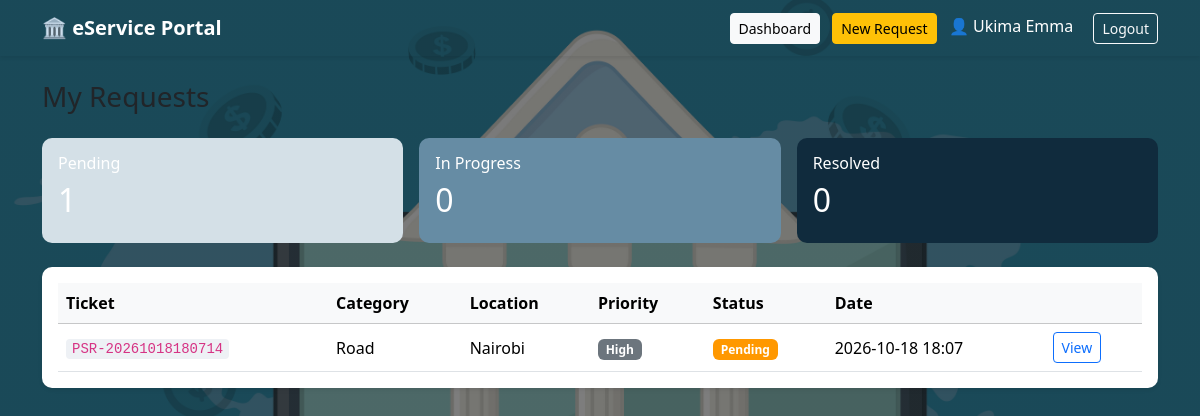
The app's page /dashboard (signed in) with its own data.
### models.py (models this page shows)
class User(UserMixin, db.Model):
    __tablename__ = 'users'
    id = db.Column(db.Integer, primary_key=True)
    name = db.Column(db.String(100), nullable=False)
    email = db.Column(db.String(120), unique=True, nullable=False)
    password = db.Column(db.String(200), nullable=False)
    role = db.Column(db.String(20), default='citizen')  # 'citizen' or 'admin'
    created_at = db.Column(db.DateTime, default=datetime.utcnow)
    requests = db.relationship('ServiceRequest', backref='citizen', lazy=True)

class ServiceRequest(db.Model):
    __tablename__ = 'service_requests'
    id = db.Column(db.Integer, primary_key=True)
    ticket_no = db.Column(db.String(20), unique=True, nullable=False)
    category = db.Column(db.String(50), nullable=False)
    location = db.Column(db.String(200), nullable=False)
    description = db.Column(db.Text, nullable=False)
    image_path = db.Column(db.String(200))
    status = db.Column(db.String(20), default='Pending')  # Pending, In Progress, Resolved
    priority = db.Column(db.String(20), default='Medium')  # Low, Medium, High
    admin_comment = db.Column(db.Text, default='')
    user_id = db.Column(db.Integer, db.ForeignKey('users.id'), nullable=False)
    created_at = db.Column(db.DateTime, default=datetime.utcnow)
    updated_at = db.Column(db.DateTime, default=datetime.utcnow, onupdate=datetime.utcnow)

### app.py (the view)
@app.route('/dashboard')
@login_required
def citizen_dashboard():
    if current_user.role == 'admin':
        return redirect(url_for('admin_dashboard'))
    requests = ServiceRequest.query.filter_by(user_id=current_user.id)\
                                   .order_by(ServiceRequest.created_at.desc()).all()
    counts = {
        'Pending':     sum(1 for r in requests if r.status == 'Pending'),
        'In Progress': sum(1 for r in requests if r.status == 'In Progress'),
        'Resolved':    sum(1 for r in requests if r.status == 'Resolved'),
    }
    return render_template('citizen_dashboard.html', requests=requests, counts=counts)

### app.py (called while the page is built)
@login_manager.user_loader
def load_user(user_id):
    return User.query.get(int(user_id))

### templates/citizen_dashboard.html (shortened to what this page needs)
{% extends "base.html" %}
{% block content %}
<h3 class="mb-4">My Requests</h3>
<div class="row g-3 mb-4">
  <div class="col-md-4"><div class="card card-pending"><div class="card-body">
    <h6>Pending</h6><h2>{{ counts['Pending'] }}</h2></div></div></div>
  <div class="col-md-4"><div class="card card-progress"><div class="card-body">
    <h6>In Progress</h6><h2>{{ counts['In Progress'] }}</h2></div></div></div>
  <div class="col-md-4"><div class="card card-resolved"><div class="card-body">
    <h6>Resolved</h6><h2>{{ counts['Resolved'] }}</h2></div></div></div>
</div>
{% if requests %}
<div class="row">
  <div class="col-12">
    <div class="card shadow-sm p-3 bg-white mb-4">
      <div class="table-responsive">
        <table class="table table-hover align-middle mb-0">
          <thead class="table-light">
            <tr>
              <th>Ticket</th><th>Category</th><th>Location</th><th>Priority</th><th>Status</th><th>Date</th><th></th>
            </tr>
          </thead>
          <tbody>
          {% for r in requests %}
            <tr>
              <td><code>{{ r.ticket_no }}</code></td>
              <td>{{ r.category }}</td>
              <td>{{ r.location }}</td>
              <td><span class="badge bg-secondary">{{ r.priority }}</span></td>
              <td>
                {% if r.status == 'Pending' %}<span class="badge badge-pending">Pending</span>
                {% elif r.status == 'In Progress' %}<span class="badge badge-progress">In Progress</span>
                {% else %}<span class="badge badge-resolved">Resolved</span>{% endif %}
              </td>
              <td>{{ r.created_at.strftime('%Y-%m-%d %H:%M') }}</td>
              <td><a href="{{ url_for('track_request', ticket_no=r.ticket_no) }}" class="btn btn-sm btn-outline-primary">View</a></td>
            </tr>
          {% endfor %}
          </tbody>
        </table>
      </div>
    </div>
  </div>
</div>
{% else %}
<div class="alert alert-info">No requests yet. <a href="{{ url_for('submit_request') }}">Submit your first request</a>.</div>
{% endif %}
{% endblock %}

### templates/base.html (shortened to what this page needs)
<!DOCTYPE html>
<html lang="en">
<head>
    <link href="https://cdn.jsdelivr.net/npm/bootstrap@5.3.2/dist/css/bootstrap.min.css" rel="stylesheet">
    <link rel="stylesheet" href="{{ url_for('static', filename='css/style.css') }}">
</head>
 <body class="home-bg">
<nav class="navbar navbar-expand-lg navbar-dark shadow-sm">
  <div class="container">
    <a class="navbar-brand fw-bold" href="{{ url_for('index') }}">🏛️ eService Portal</a>
    <div class="ms-auto">
      {% if current_user.is_authenticated %}
        {% if current_user.role == 'citizen' %}
          <a class="btn btn-light btn-sm me-2" href="{{ url_for('citizen_dashboard') }}">Dashboard</a>
          <a class="btn btn-warning btn-sm me-2" href="{{ url_for('submit_request') }}">New Request</a>
        {% else %}
          <a class="btn btn-light btn-sm me-2" href="{{ url_for('admin_dashboard') }}">Admin Panel</a>
        {% endif %}
        <span class="text-white me-3">👤 {{ current_user.name }}</span>
        <a class="btn btn-outline-light btn-sm" href="{{ url_for('logout') }}">Logout</a>
      {% else %}
        <a class="btn btn-outline-light btn-sm me-2" href="{{ url_for('login') }}">Login</a>
        <a class="btn btn-light btn-sm" href="{{ url_for('register') }}">Register</a>
      {% endif %}
    </div>
  </div>
</nav>
<div class="container mt-4">
  {% block content %}{% endblock %}
</div>
</body>
</html>

### static/css/style.css (style rules this page uses)
body.home-bg { background-image: linear-gradient(rgba(0, 0, 0, 0.5), rgba(0, 0, 0, 0.5)), url('../images/background.jpg'); background-size: cover; background-position: center; background-attachment: fixed; background-repeat: no-repeat; min-height: 100vh; }
.card { border: none; border-radius: 10px; }
code { background: #eef1f5; padding: 2px 6px; border-radius: 4px; }
.card-pending { background-color: #D4E0E7 !important; color: #ffffff !important; }
.card-progress { background-color: #668CA4 !important; color: #ffffff !important; }
.card-resolved { background-color: #102B3D !important; color: #ffffff !important; }
.badge-pending { background-color: #ff9800 !important; color: #ffffff !important; }

### records on screen
User: name "Ukima Emma"
ServiceRequest: ticket_no "PSR-20261018180714", category "Road", location "Nairobi", priority "High", status "Pending", created_at "2026-10-18 18:07"

### other values on screen
{{ counts['Pending'] }} "1"
{{ counts['In Progress'] }} "0"
{{ counts['Resolved'] }} "0"
